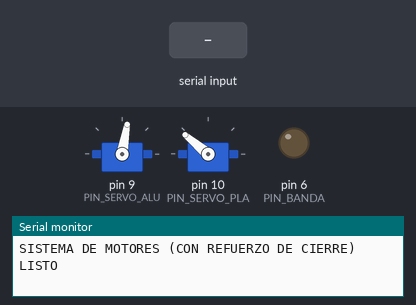
A sketch run on a simulated Arduino Nano, built with avr-gcc and run on an emulated ATmega328P. Shown: 2 × servo, output pins drawn as LEDs (lit = HIGH), the last lines printed to the serial monitor. The test bench sets the inputs (shaded band).

Above: at 1.2 s.
1.3 s: "PLASTICO\n" received over Serial
At 2.1 s:
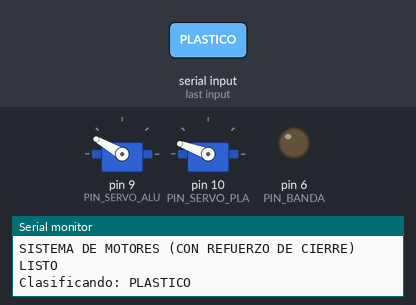
At 2.9 s:
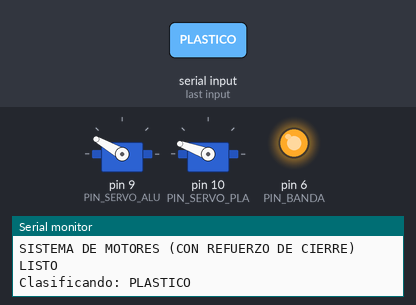
Timing chart, 0 to 8.8 s (numbered marks = the images above; inputs shaded):
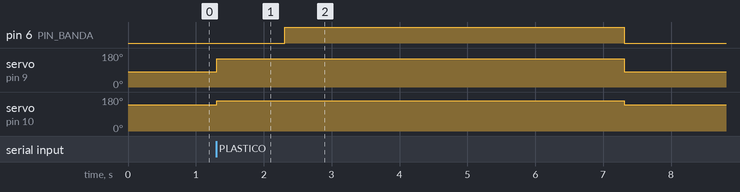

Measured:
- after the input at 1.3 s, pin 6 (PIN_BANDA): LOW → HIGH after 1.0 s, → LOW 5.0 s later; servo on pin 9 (PIN_SERVO_ALU): 80° → 150° at once, → 80° 6.0 s later; servo on pin 10 (PIN_SERVO_PLA): 140° → 160° at once, → 140° 6.0 s later

The sketch:

servoMotor.ino
```cpp
/*
 * ARDUINO NANO 2 - CONTROL DE MOTORES Y BANDA (MODO COMPUERTAS + REFUERZO)
 * -------------------------------------------
 * Lógica:
 * 1. Inicio: Servos en posición CERRADO (Posición de espera).
 * 2. Si es PLASTICO:
 * - Compuerta ALUMINIO se ABRE (deja pasar).
 * - Compuerta PLASTICO se CIERRA EXTRA (asegura el rebote).
 * 3. Si es ALUMINIO:
 * - Compuerta PLASTICO se ABRE (deja pasar).
 * - Compuerta ALUMINIO se CIERRA EXTRA (asegura el rebote).
 * 4. Al finalizar, regresan a CERRADO (Normal).
 */

#include <Servo.h>

// --- OBJETOS SERVO ---
Servo servoAluminio; // Pin D9  (Power HD LF-20MG)
Servo servoPlastico; // Pin D10 (RB-150MG)

// --- PINES ---
const int PIN_BANDA = 6;
const int PIN_SERVO_ALU = 9;
const int PIN_SERVO_PLA = 10;

// --- CONFIGURACIÓN DE ÁNGULOS ---

// 1. SERVO ALUMINIO (D9)
// Cierra bajando grados (150 -> 80)
const int ALU_ABIERTO = 150;      // Deja pasar
const int ALU_CERRADO = 80;       // Posición de espera
const int ALU_CERRADO_EXTRA = 50;

// 2. SERVO PLÁSTICO (D10)
// Cierra subiendo grados (30 -> 140)
const int PLA_ABIERTO = 30;       // Deja pasar
const int PLA_CERRADO = 140;      // Posición de espera
const int PLA_CERRADO_EXTRA = 160;

// --- TIEMPOS ---
const int TIEMPO_ESPERA_SERVO = 1000; // Tiempo para que los servos se acomoden antes de prender banda
const int TIEMPO_RECORRIDO    = 5000; // Tiempo que la banda dura prendida

void setup() {
  Serial.begin(9600);

  // Configuración de Pines
  pinMode(PIN_BANDA, OUTPUT);
  digitalWrite(PIN_BANDA, LOW); // Banda apagada al inicio

  // Configuración de Servos
  servoAluminio.attach(PIN_SERVO_ALU, 500, 2500);
  servoPlastico.attach(PIN_SERVO_PLA, 500, 2500);

  // Posiciones iniciales: AMBOS CERRADOS (NORMAL)
  resetearServos();

  Serial.println("SISTEMA DE MOTORES (CON REFUERZO DE CIERRE) LISTO");
}

void loop() {
  if (Serial.available() > 0) {
    String comando = Serial.readStringUntil('\n');
    comando.trim();
    if (comando.length() > 0) {
      procesarClasificacion(comando);
    }
  }
}

void procesarClasificacion(String material) {
  Serial.print("Clasificando: ");
  Serial.println(material);

  // --- PASO 1: POSICIONAR SERVOS ---

  if (material == "PLASTICO") {
    // Queremos PLASTICO:
    // 1. Abrimos la puerta de ALUMINIO para que no estorbe.
    servoAluminio.write(ALU_ABIERTO);
    // 2. Cerramos EXTRA la puerta de PLASTICO para asegurar que choque y caiga en su lugar.
    servoPlastico.write(PLA_CERRADO_EXTRA);

  } else if (material == "ALUMINIO") {
    // Queremos ALUMINIO:
    // 1. Cerramos EXTRA la puerta de ALUMINIO para asegurar que choque y caiga en su lugar.
    servoAluminio.write(ALU_CERRADO_EXTRA);
    // 2. Abrimos la puerta de PLASTICO para que no estorbe.
    servoPlastico.write(PLA_ABIERTO);

  } else {
    // "OTRO" o "RECHAZADO"
    // Ambos se abren para dejar pasar todo recto.
    servoAluminio.write(ALU_ABIERTO);
    servoPlastico.write(PLA_ABIERTO);
  }

  // --- PASO 2: ESPERAR MOVIMIENTO ---
  delay(TIEMPO_ESPERA_SERVO);

  // --- PASO 3: ACTIVAR BANDA ---
  digitalWrite(PIN_BANDA, HIGH);

  // --- PASO 4: TIEMPO DE TRANSPORTE ---
  delay(TIEMPO_RECORRIDO);

  // --- PASO 5: FINALIZAR ---
  digitalWrite(PIN_BANDA, LOW);

  // Regresamos ambos servos a posición CERRADO NORMAL (Espera)
  resetearServos();

  Serial.println("Ciclo terminado.");
}

// Función auxiliar para volver al estado de reposo normal
void resetearServos() {
  servoAluminio.write(ALU_CERRADO);
  servoPlastico.write(PLA_CERRADO);
}
```
